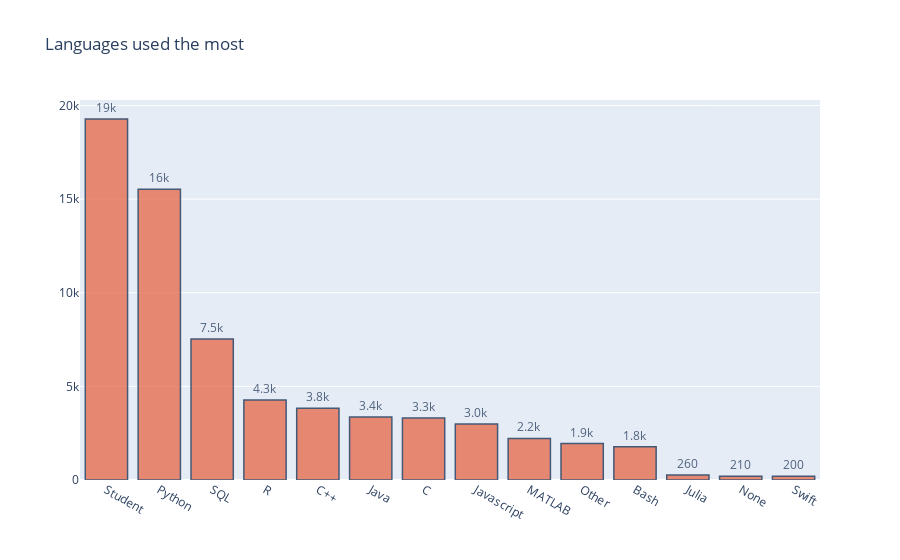

Notebook code for this chart:
### Code cell
#* Aggregate the data and group them by (language, count)
Questions['Q7'].columns = list(Questions['Q7'].mode().values)
q7 = Questions['Q7'].count().reset_index()

#* Rename the columns
q7.columns = ['Language', 'Count']

#* Sort them in descending order
q7 = q7.sort_values('Count', ascending=False)

#* Plot the dataset using go
fig = go.Figure([go.Bar(x=q7.Language, y=q7.Count, text=q7.Count)])
fig.update_traces(marker_color='#e76f51', marker_line_color='#1d3557',
                  marker_line_width=1.5, opacity=0.8, texttemplate='%{text:.2s}', textposition='outside')
fig.update_layout(title_text='Languages used the most')
fig.show()

### Figure 1 — Plotly figure (JSON) as saved in the notebook; plotly's stock layout.template omitted (floating-point values rounded to 4 significant figures)
{"data": [{"marker": {"color": "#e76f51", "line": {"color": "#1d3557", "width": 1.5}}, "opacity": 0.8, "text": [19277, 15530, 7535, 4277, 3827, 3367, 3315, 2995, 2217, 1945, 1776, 262, 206, 198], "textposition": "outside", "texttemplate": "%{text:.2s}", "type": "bar", "x": ["Student", "Python", "SQL", "R", "C++", "Java", "C", "Javascript", "MATLAB", "Other", "Bash", "Julia", "None", "Swift"], "y": [19277, 15530, 7535, 4277, 3827, 3367, 3315, 2995, 2217, 1945, 1776, 262, 206, 198]}], "layout": {"autosize": true, "title": {"text": "Languages used the most"}, "xaxis": {"autorange": true, "range": [-0.5, 13.5], "type": "category"}, "yaxis": {"autorange": true, "range": [0, 20290.0], "type": "linear"}}}
